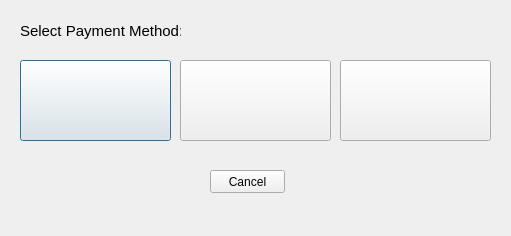
<?xml version="1.0" encoding="UTF-8"?>
<ui version="4.0">
 <class>SelectPaymentMethod_Dialog</class>
 <widget class="QDialog" name="SelectPaymentMethod_Dialog">
  <property name="geometry">
   <rect>
    <x>0</x>
    <y>0</y>
    <width>511</width>
    <height>236</height>
   </rect>
  </property>
  <property name="windowTitle">
   <string>Payment Method</string>
  </property>
  <widget class="QPushButton" name="Visa_PushButton">
   <property name="geometry">
    <rect>
     <x>20</x>
     <y>60</y>
     <width>151</width>
     <height>81</height>
    </rect>
   </property>
   <property name="styleSheet">
    <string notr="true">border-image: url(:/pay/Visa.PNG);</string>
   </property>
   <property name="text">
    <string/>
   </property>
  </widget>
  <widget class="QPushButton" name="Alipay_PushButton">
   <property name="geometry">
    <rect>
     <x>180</x>
     <y>60</y>
     <width>151</width>
     <height>81</height>
    </rect>
   </property>
   <property name="styleSheet">
    <string notr="true">border-image: url(:/pay/Ali.PNG);</string>
   </property>
   <property name="text">
    <string/>
   </property>
  </widget>
  <widget class="QPushButton" name="Paypal_PushButton">
   <property name="geometry">
    <rect>
     <x>340</x>
     <y>60</y>
     <width>151</width>
     <height>81</height>
    </rect>
   </property>
   <property name="styleSheet">
    <string notr="true">border-image: url(:/pay/Payal.PNG);</string>
   </property>
   <property name="text">
    <string/>
   </property>
  </widget>
  <widget class="QLabel" name="PaymentMethod_Label">
   <property name="geometry">
    <rect>
     <x>20</x>
     <y>0</y>
     <width>161</width>
     <height>61</height>
    </rect>
   </property>
   <property name="font">
    <font>
     <pointsize>11</pointsize>
    </font>
   </property>
   <property name="text">
    <string>Select Payment Method:</string>
   </property>
  </widget>
  <widget class="QPushButton" name="Cancel_PushButton">
   <property name="geometry">
    <rect>
     <x>210</x>
     <y>170</y>
     <width>75</width>
     <height>23</height>
    </rect>
   </property>
   <property name="text">
    <string>Cancel</string>
   </property>
  </widget>
 </widget>
 <resources>
  <include location="payment.qrc"/>
 </resources>
 <connections/>
</ui>
